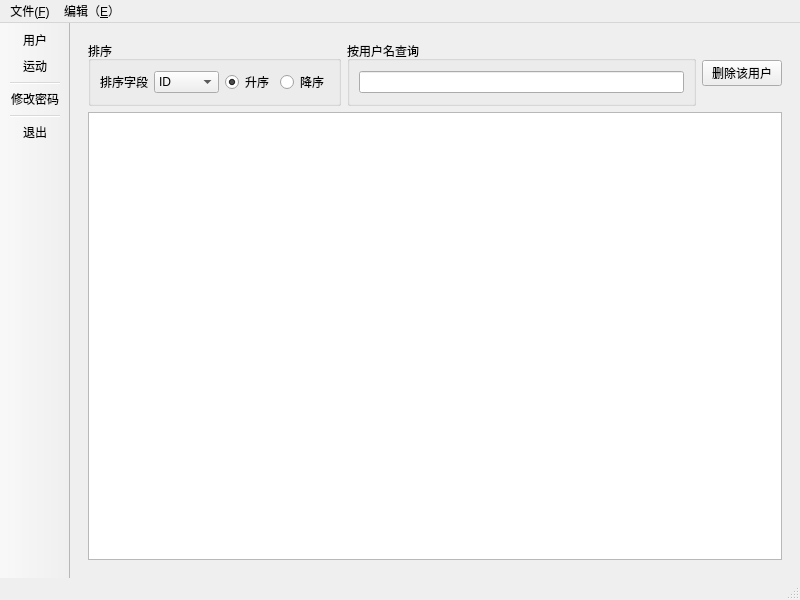
<?xml version="1.0" encoding="UTF-8"?>
<ui version="4.0">
 <class>AdminMainWindow</class>
 <widget class="QMainWindow" name="AdminMainWindow">
  <property name="geometry">
   <rect>
    <x>0</x>
    <y>0</y>
    <width>800</width>
    <height>600</height>
   </rect>
  </property>
  <property name="windowTitle">
   <string>系统管理</string>
  </property>
  <widget class="QWidget" name="centralwidget">
   <layout class="QHBoxLayout" name="horizontalLayout_4">
    <item>
     <widget class="QStackedWidget" name="stackedWidget">
      <property name="currentIndex">
       <number>0</number>
      </property>
      <widget class="QWidget" name="page">
       <layout class="QVBoxLayout" name="verticalLayout_2">
        <item>
         <layout class="QHBoxLayout" name="horizontalLayout_3">
          <item>
           <widget class="QGroupBox" name="groupBoxSort">
            <property name="title">
             <string>排序</string>
            </property>
            <property name="flat">
             <bool>false</bool>
            </property>
            <layout class="QHBoxLayout" name="horizontalLayout_2">
             <item>
              <widget class="QLabel" name="label">
               <property name="text">
                <string>排序字段</string>
               </property>
              </widget>
             </item>
             <item>
              <widget class="QComboBox" name="comboBoxField">
               <item>
                <property name="text">
                 <string>ID</string>
                </property>
               </item>
               <item>
                <property name="text">
                 <string>用户名</string>
                </property>
               </item>
              </widget>
             </item>
             <item>
              <widget class="QRadioButton" name="radioButtonAscending">
               <property name="text">
                <string>升序</string>
               </property>
               <property name="checked">
                <bool>true</bool>
               </property>
              </widget>
             </item>
             <item>
              <widget class="QRadioButton" name="radioButtonDescending">
               <property name="text">
                <string>降序</string>
               </property>
              </widget>
             </item>
            </layout>
           </widget>
          </item>
          <item>
           <widget class="QGroupBox" name="groupBoxFilter">
            <property name="title">
             <string>按用户名查询</string>
            </property>
            <layout class="QVBoxLayout" name="verticalLayout">
             <item>
              <widget class="QLineEdit" name="lineEditUserName"/>
             </item>
            </layout>
           </widget>
          </item>
          <item>
           <widget class="QPushButton" name="pushButtonDeleteUser">
            <property name="text">
             <string>删除该用户</string>
            </property>
           </widget>
          </item>
         </layout>
        </item>
        <item>
         <widget class="QTableView" name="tableViewUser"/>
        </item>
       </layout>
      </widget>
      <widget class="QWidget" name="page_2">
       <layout class="QVBoxLayout" name="verticalLayout_3">
        <item>
         <layout class="QHBoxLayout" name="horizontalLayout">
          <item>
           <widget class="QPushButton" name="pushButtonAppend">
            <property name="text">
             <string>添加</string>
            </property>
           </widget>
          </item>
          <item>
           <widget class="QPushButton" name="pushButtonInsert">
            <property name="text">
             <string>插入</string>
            </property>
           </widget>
          </item>
          <item>
           <widget class="QPushButton" name="pushButtonDelete">
            <property name="text">
             <string>删除</string>
            </property>
           </widget>
          </item>
          <item>
           <widget class="QPushButton" name="pushButtonSave">
            <property name="text">
             <string>保存</string>
            </property>
           </widget>
          </item>
          <item>
           <widget class="QPushButton" name="pushButtonCancel">
            <property name="text">
             <string>取消</string>
            </property>
           </widget>
          </item>
         </layout>
        </item>
        <item>
         <widget class="QTableView" name="tableViewSport"/>
        </item>
       </layout>
      </widget>
      <widget class="QWidget" name="page_3">
       <layout class="QHBoxLayout" name="horizontalLayout_5">
        <item>
         <spacer name="horizontalSpacer">
          <property name="orientation">
           <enum>Qt::Horizontal</enum>
          </property>
          <property name="sizeHint" stdset="0">
           <size>
            <width>224</width>
            <height>20</height>
           </size>
          </property>
         </spacer>
        </item>
        <item>
         <layout class="QVBoxLayout" name="verticalLayout_6">
          <item>
           <layout class="QVBoxLayout" name="verticalLayout_4">
            <item>
             <spacer name="verticalSpacer_4">
              <property name="orientation">
               <enum>Qt::Vertical</enum>
              </property>
              <property name="sizeType">
               <enum>QSizePolicy::Fixed</enum>
              </property>
              <property name="sizeHint" stdset="0">
               <size>
                <width>20</width>
                <height>70</height>
               </size>
              </property>
             </spacer>
            </item>
            <item>
             <widget class="QLineEdit" name="lineEditPassword">
              <property name="echoMode">
               <enum>QLineEdit::Password</enum>
              </property>
              <property name="placeholderText">
               <string>请输入新密码</string>
              </property>
             </widget>
            </item>
            <item>
             <spacer name="verticalSpacer_3">
              <property name="orientation">
               <enum>Qt::Vertical</enum>
              </property>
              <property name="sizeType">
               <enum>QSizePolicy::Fixed</enum>
              </property>
              <property name="sizeHint" stdset="0">
               <size>
                <width>20</width>
                <height>20</height>
               </size>
              </property>
             </spacer>
            </item>
            <item>
             <widget class="QPushButton" name="pushButtonOk">
              <property name="text">
               <string>确认</string>
              </property>
             </widget>
            </item>
           </layout>
          </item>
          <item>
           <layout class="QVBoxLayout" name="verticalLayout_5">
            <item>
             <spacer name="verticalSpacer_2">
              <property name="orientation">
               <enum>Qt::Vertical</enum>
              </property>
              <property name="sizeType">
               <enum>QSizePolicy::Fixed</enum>
              </property>
              <property name="sizeHint" stdset="0">
               <size>
                <width>20</width>
                <height>30</height>
               </size>
              </property>
             </spacer>
            </item>
            <item>
             <widget class="QLabel" name="labelModify">
              <property name="sizePolicy">
               <sizepolicy hsizetype="Preferred" vsizetype="Fixed">
                <horstretch>0</horstretch>
                <verstretch>0</verstretch>
               </sizepolicy>
              </property>
              <property name="text">
               <string>上一次修改时间为</string>
              </property>
             </widget>
            </item>
            <item>
             <widget class="QDateTimeEdit" name="dateTimeEdit">
              <property name="enabled">
               <bool>false</bool>
              </property>
              <property name="alignment">
               <set>Qt::AlignLeading|Qt::AlignLeft|Qt::AlignVCenter</set>
              </property>
              <property name="readOnly">
               <bool>true</bool>
              </property>
              <property name="buttonSymbols">
               <enum>QAbstractSpinBox::NoButtons</enum>
              </property>
              <property name="currentSection">
               <enum>QDateTimeEdit::YearSection</enum>
              </property>
              <property name="displayFormat">
               <string>yyyy-MM-dd hh:mm:ss</string>
              </property>
             </widget>
            </item>
            <item>
             <spacer name="verticalSpacer">
              <property name="orientation">
               <enum>Qt::Vertical</enum>
              </property>
              <property name="sizeType">
               <enum>QSizePolicy::Fixed</enum>
              </property>
              <property name="sizeHint" stdset="0">
               <size>
                <width>20</width>
                <height>40</height>
               </size>
              </property>
             </spacer>
            </item>
           </layout>
          </item>
         </layout>
        </item>
        <item>
         <spacer name="horizontalSpacer_2">
          <property name="orientation">
           <enum>Qt::Horizontal</enum>
          </property>
          <property name="sizeHint" stdset="0">
           <size>
            <width>224</width>
            <height>20</height>
           </size>
          </property>
         </spacer>
        </item>
       </layout>
      </widget>
     </widget>
    </item>
   </layout>
  </widget>
  <widget class="QMenuBar" name="menubar">
   <property name="geometry">
    <rect>
     <x>0</x>
     <y>0</y>
     <width>800</width>
     <height>21</height>
    </rect>
   </property>
   <widget class="QMenu" name="menu">
    <property name="title">
     <string>文件(&amp;F)</string>
    </property>
    <addaction name="actionExit"/>
   </widget>
   <widget class="QMenu" name="menu_E">
    <property name="title">
     <string>编辑（&amp;E）</string>
    </property>
    <addaction name="actionUser"/>
    <addaction name="actionSport"/>
    <addaction name="actionResetPassword"/>
   </widget>
   <addaction name="menu"/>
   <addaction name="menu_E"/>
  </widget>
  <widget class="QStatusBar" name="statusbar"/>
  <widget class="QToolBar" name="toolBar">
   <property name="sizePolicy">
    <sizepolicy hsizetype="Fixed" vsizetype="Preferred">
     <horstretch>0</horstretch>
     <verstretch>0</verstretch>
    </sizepolicy>
   </property>
   <property name="windowTitle">
    <string>toolBar</string>
   </property>
   <property name="movable">
    <bool>false</bool>
   </property>
   <attribute name="toolBarArea">
    <enum>LeftToolBarArea</enum>
   </attribute>
   <attribute name="toolBarBreak">
    <bool>false</bool>
   </attribute>
   <addaction name="actionUser"/>
   <addaction name="actionSport"/>
   <addaction name="separator"/>
   <addaction name="actionResetPassword"/>
   <addaction name="separator"/>
   <addaction name="actionExit"/>
  </widget>
  <action name="actionExit">
   <property name="text">
    <string>退出</string>
   </property>
   <property name="shortcut">
    <string>Ctrl+D</string>
   </property>
  </action>
  <action name="actionUser">
   <property name="text">
    <string>用户</string>
   </property>
   <property name="menuRole">
    <enum>QAction::NoRole</enum>
   </property>
  </action>
  <action name="actionSport">
   <property name="text">
    <string>运动</string>
   </property>
   <property name="menuRole">
    <enum>QAction::NoRole</enum>
   </property>
  </action>
  <action name="actionResetPassword">
   <property name="text">
    <string>修改密码</string>
   </property>
   <property name="toolTip">
    <string>修改密码</string>
   </property>
   <property name="menuRole">
    <enum>QAction::NoRole</enum>
   </property>
  </action>
 </widget>
 <resources/>
 <connections>
  <connection>
   <sender>actionExit</sender>
   <signal>triggered()</signal>
   <receiver>AdminMainWindow</receiver>
   <slot>close()</slot>
   <hints>
    <hint type="sourcelabel">
     <x>-1</x>
     <y>-1</y>
    </hint>
    <hint type="destinationlabel">
     <x>399</x>
     <y>299</y>
    </hint>
   </hints>
  </connection>
 </connections>
</ui>
